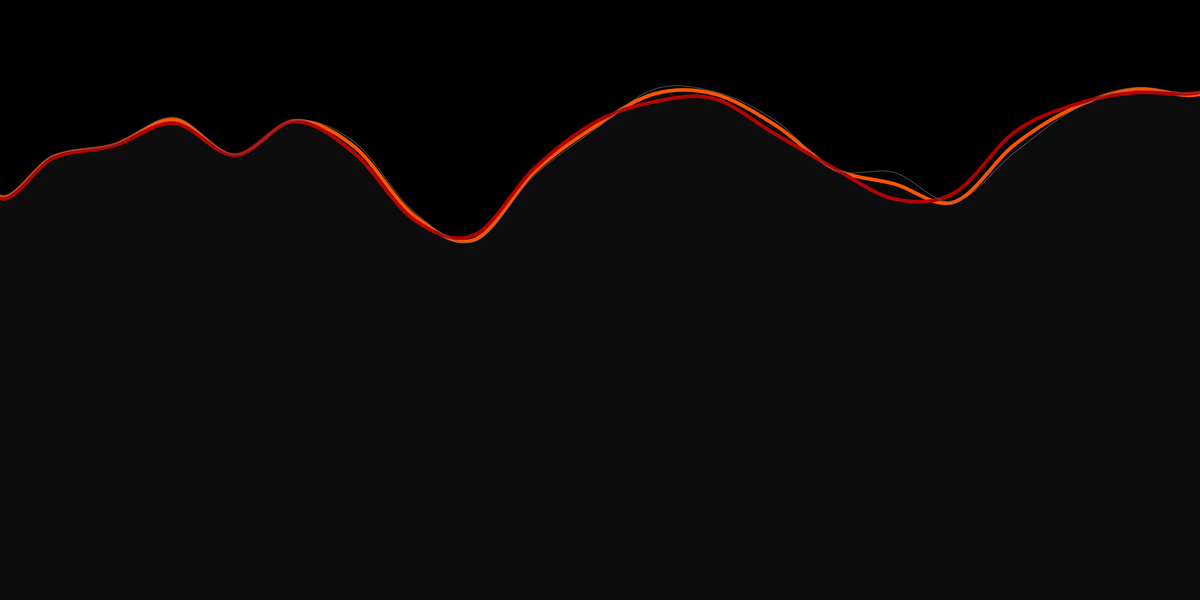
Frame 1 (no input)
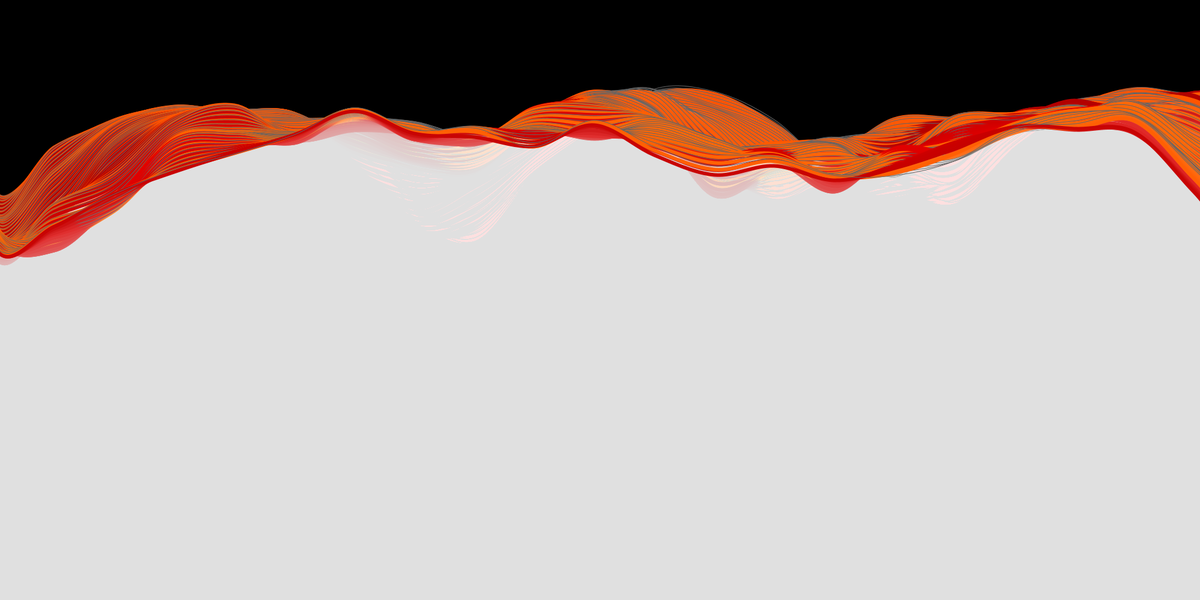
Frame 60 (the mouse pressed at the canvas centre just before this capture)
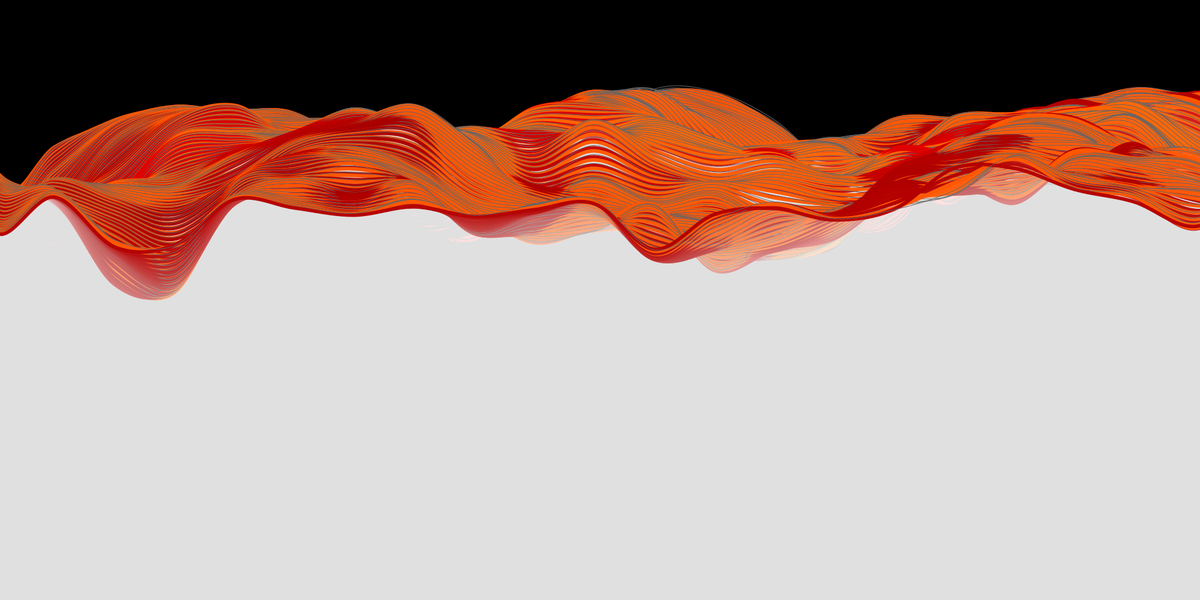
Frame 120 (the mouse held since frame 60 and released just before this capture)

The Processing sketch that drew these frames (run headless with seeded random() and noise(); from frame 60 on, the mouse is pressed at the canvas centre):

// Processing sketch: perlin_wave
// ── perlin_wave.pde
void setup(){
  size(2000,1000);
  background(0);

}

int ofs =0;
int ofs_v =1;

void draw(){
  translate(0,-200);
  ofs+=ofs_v;
 if((ofs==offset) || (ofs==0))
  {
   ofs_v=0-ofs_v;
  }
  
  strokeWeight(6);
  drawLine(212+ofs,#ff6e00,#ff4300);
  drawLine(215+ofs,#ff0000,#7c0000);//color
  strokeWeight(1);
  drawLine(210+ofs,100,100);

}

int step = 100;
float noiseScale = 0.02;
int offset = 500;


void drawLine(int y0, color to, color from){
 
fill(255,4);
  beginShape();
  curveVertex(-50,y0);
  for (int i =0 ; i<width/step+3;i+=1){
     float noiseVal = noise(i*noiseScale*(y0*0.06), frameCount*noiseScale); 
     stroke(lerpColor(from,to,noiseVal));
     curveVertex(i*step-10,y0+noiseVal*offset);
    
  }
 curveVertex(width+10, height+200);
 curveVertex(0, height+210);
 curveVertex(0, height+210);
 endShape();
  
}
